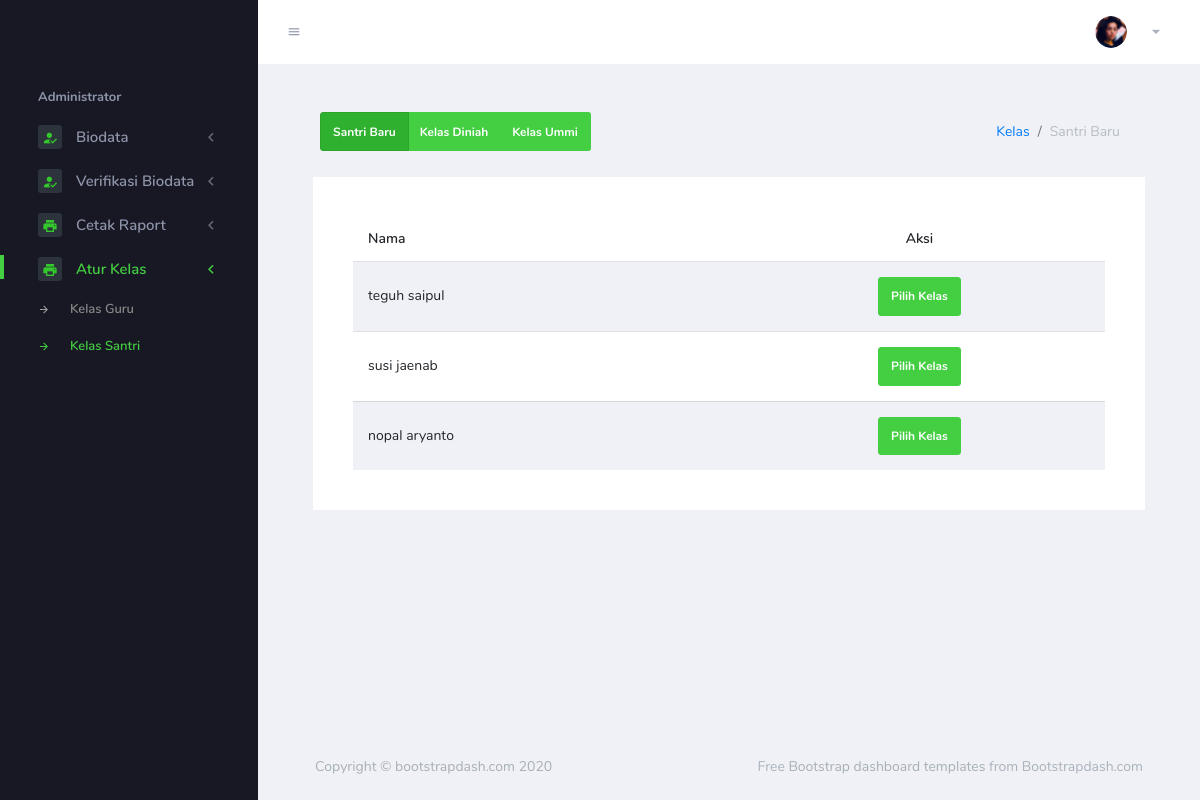
Screenshot of /index.php/administrators/kelas_santri_baru with the database file from the repository.
### tables this page shows
CREATE TABLE `santri` (
  `id_santri` int(20) NOT NULL,
  `id` int(11) NOT NULL AUTO_INCREMENT,
  `Nama` varchar(30) NOT NULL,
  `Kelas_ummi` varchar(10) DEFAULT NULL,
  `Kelas_diniah` varchar(10) DEFAULT NULL,
  `Umur` varchar(30) NOT NULL,
  `Jenis_kelamin` varchar(10) NOT NULL,
  `Nama_ayah` varchar(30) NOT NULL,
  `Nama_ibu` varchar(30) DEFAULT NULL,
  `Tahun_pendaftaran` varchar(10) DEFAULT NULL,
  `Sekolah_formal` varchar(30) DEFAULT NULL,
  `No_HP_ortu` varchar(15) DEFAULT NULL,
  `Alamat` varchar(50) DEFAULT NULL,
  `Verification` varchar(1) DEFAULT NULL,
  PRIMARY KEY (`id_santri`),
  KEY `id` (`id`)
);

### application/controllers/administrators.php (called while the page is built, shortened)
<?php
class Administrators extends CI_Controller
{
    public function __construct()
    {
        $this->load->library('encryption');
        $this->load->model("m_admin");
        $this->load->helper('cookie');
    }
    function kelas_santri_baru()
    {
        $data['list_kelas_diniyah'] = $this->m_admin->list_kelas("kelas_dinniyah");
        $data['list_kelas_ummi'] = $this->m_admin->list_kelas("kelas_ummi");
        $data['set_kelas_baru'] = $this->m_admin->set_kelas_baru();
        $data['sidebar_role'] = "administrator";
        $data['tittle'] = "Data Santri Kelas Baru";
        $this->load->view("tpq/header", $data);
        $this->load->view("tpq/sidebar_role", $data);
        $this->load->view("tpq/administrator/set_kelas_santribaru", $data);
        $this->load->view("tpq/footer");
    }
}

### index.php (called while the page is built, shortened)
<?php
require_once BASEPATH.'core/CodeIgniter.php';

### application/models/M_admin.php (called while the page is built, shortened)
<?php
class M_admin extends CI_Model
{
    function set_kelas_baru()
    {
        $kelas_baru = $this->db->query("SELECT * FROM santri WHERE Kelas_ummi IS NULL AND Kelas_diniah IS NULL and Verification='Y'")->result_array();
        return $kelas_baru;
    }
}

### application/views/tpq/administrator/set_kelas_santribaru.php (the view, shortened to what this page needs)
<div class="main-panel">
    <div class="content-wrapper">
        <div class="page-header">
            <div class="btn-group">
                <?php
                if ($tittle == "Data Santri Kelas Diniah") { ?>
                    <a href="<?= site_url("administrators/kelas_santri_baru") ?>" class="btn btn-success">Santri Baru</a>
                    <a href="<?= site_url("administrators/kelas_diniah/1") ?>" class="btn btn-success active">Kelas Diniah</a>
                    <a href="<?= site_url("administrators/kelas_ummi") ?>" class="btn btn-success">Kelas Ummi</a>
                <?php } else { ?>
                    <a href="<?= site_url("administrators/kelas_santri_baru") ?>" class="btn btn-success active">Santri Baru</a>
                    <a href="<?= site_url("administrators/kelas_diniah/1") ?>" class="btn btn-success">Kelas Diniah</a>
                    <a href="<?= site_url("administrators/kelas_ummi") ?>" class="btn btn-success">Kelas Ummi</a>
                <?php } ?>
            </div>
            <nav aria-label="breadcrumb">
                <ol class="breadcrumb">
                    <li class="breadcrumb-item"><a href="#">Kelas</a></li>
                    <li class="breadcrumb-item active" aria-current="page">Santri Baru</li>
                </ol>
            </nav>
        </div>
        <div class="col-lg-12 grid-margin stretch-card">
            <div class="card">
                <div class="card-body">
                    <table class="table table-striped">
                        <thead>
                            <tr>
                                <th> Nama</th>
                                <th class="text-center"> Aksi </th>
                            </tr>
                        </thead>
                        <tbody>
                            <?php foreach ($set_kelas_baru as $siswa_baru) { ?>
                                <tr>
                                    <td><?= $siswa_baru['Nama'] ?> </td>
                                    <td class="text-center">
                                        <button type="button" class="btn btn-success" data-toggle="modal" data-target="#update<?= $siswa_baru['id_santri'] ?>">
                                            Pilih Kelas
                                        </button>
                                    </td>
                                </tr>
                            <?php } ?>
                        </tbody>
                    </table>
                </div>
            </div>
        </div>
    </div>

### rows the page displays
santri: Nama "teguh saipul"
santri: Nama "susi jaenab"
santri: Nama "nopal aryanto"
